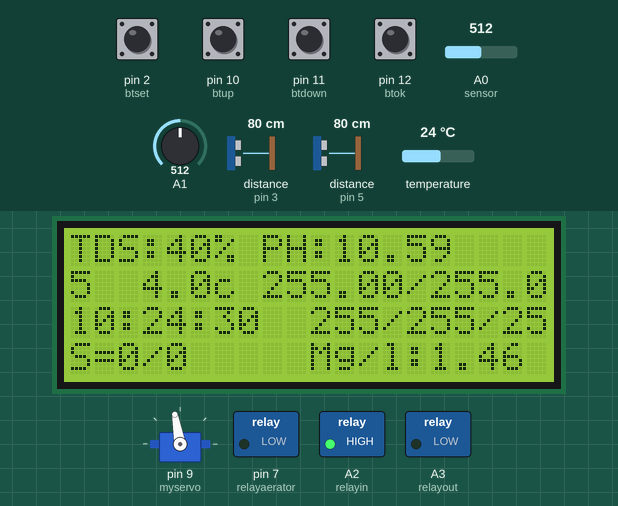
Recording of a sketch running on a simulated Arduino Uno, built with avr-gcc and run on an emulated ATmega328P. Shown: 20×4 character LCD, servo, switched loads named in the sketch (green lamp = pin HIGH). Wiring (inferred from the names in the program): 2 × ultrasonic range finder: trigger pin 4, echo pin 3 / trigger pin 6, echo pin 5. The inputs (shaded band) are chosen by the test bench; at power-on: pin 2 (btset), pin 10 (btup), pin 11 (btdown), pin 12 (btok) HIGH, distance to the obstacle (sensors on pin 5, pin 3) 80 cm, A0 (sensor) = 512, A1 = 512, temperature 24 °C. The echo pulse lasts 58.3 µs per cm; the local clock reads 2024-03-15 10:24:30 at power-on unless the sketch sets it; EEPROM starts erased; pins used as bus, display or sensor lines are not drawn; what the sketch prints to the serial monitor is not drawn.

Above: at 1.2 s.
1.3 s: pin 2 (btset) pulled LOW for 2.2 s
At 3.4 s:
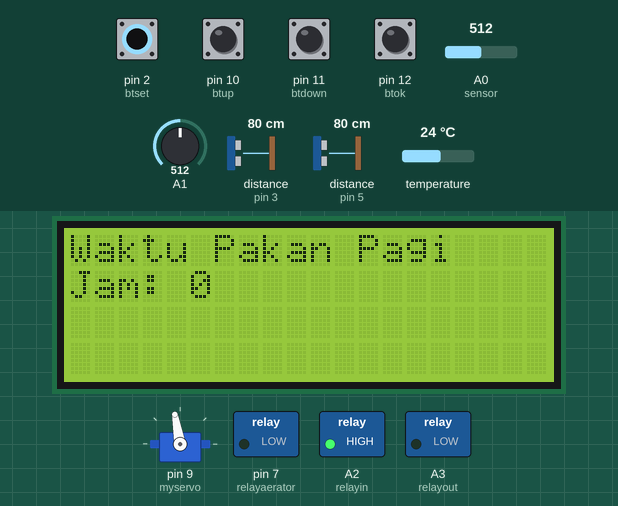
5.0 s: pin 12 (btok) pulled LOW for 2.2 s
At 5.6 s:
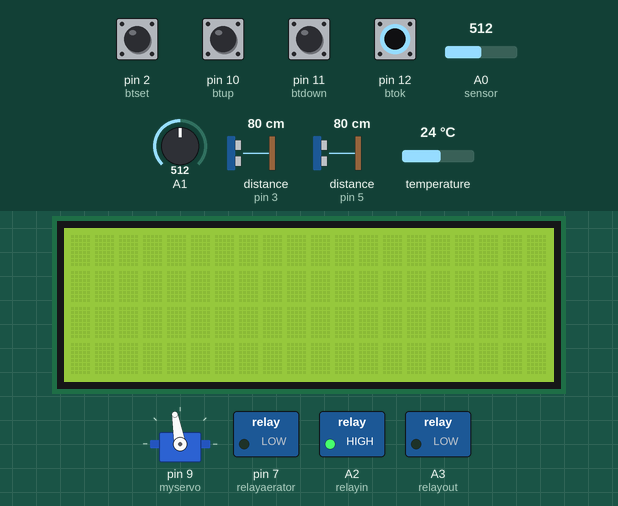
10.6 s: pin 12 (btok) pulled LOW for 2.2 s
At 15.7 s:
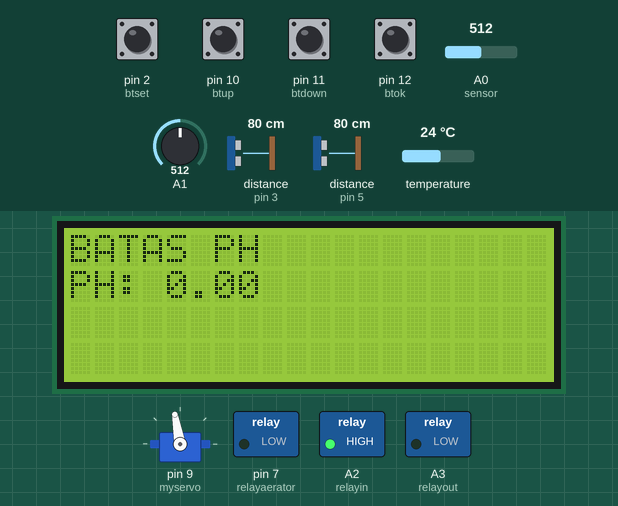
16.2 s: pin 12 (btok) pulled LOW for 2.2 s
At 20.2 s:
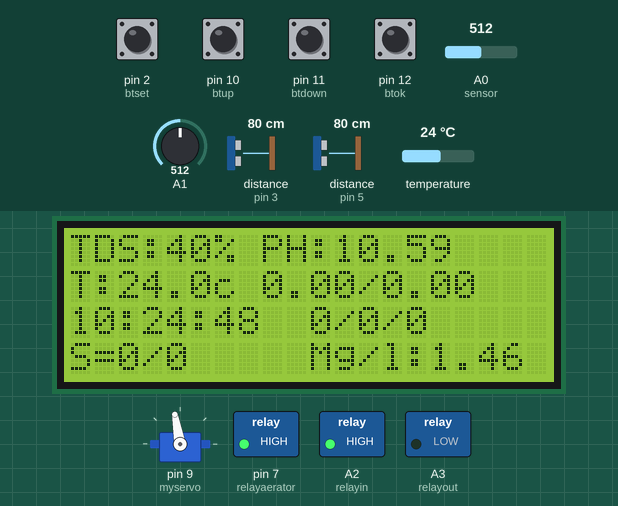
24.2 s: distance to the obstacle (sensor on pin 5) set to 2 cm
At 26.9 s:
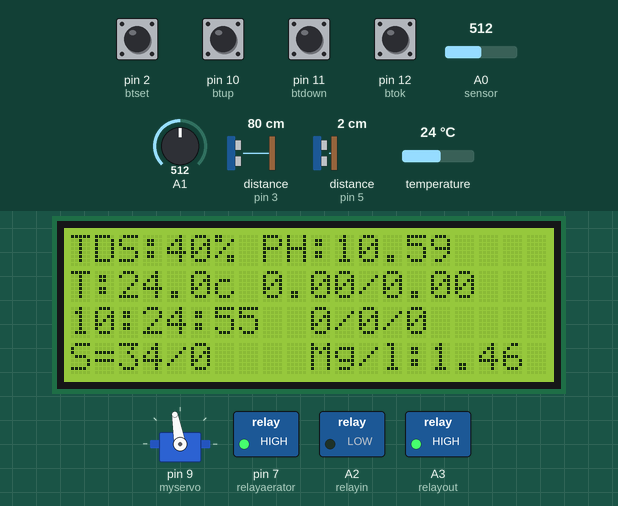
30.0 s: distance to the obstacle (sensor on pin 5) set to 4 cm
At 36.2 s:
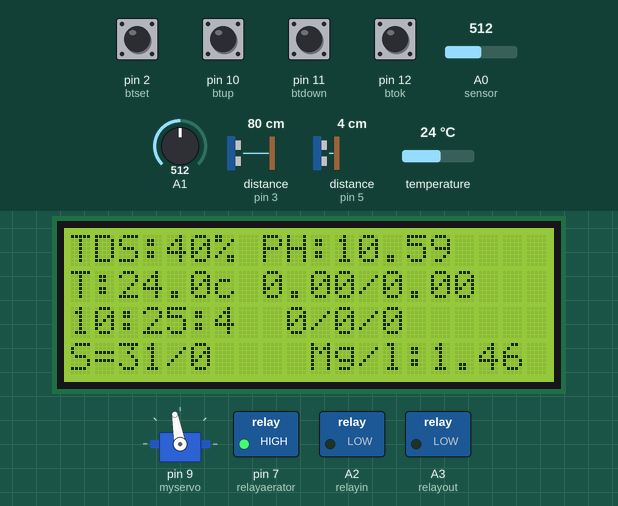
Timing chart, 0 to 36.8 s (numbered marks = the images above; inputs shaded):
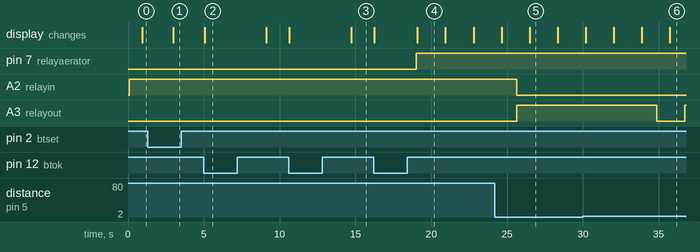

Measured:
- the behaviour switches between 3 and 4 cm on distance to the obstacle (sensor on pin 5) (found by bisection; images 5 and 6)
- after the input at 1.3 s, the display: changes after 1.7 s (image 1)
- after the input at 5.0 s, the display: changes after 0.05 s (image 2)
- after the input at 10.6 s, the display: first changes after 0.05 s (image 3 shows a later state)
- after the input at 16.2 s, pin 7 (relayaerator): LOW → HIGH after 2.8 s; the display: first changes at once (image 4 shows a later state)
- after the input at 24.2 s, A2 (relayin): HIGH → LOW after 1.4 s; A3 (relayout): LOW → HIGH after 1.4 s
- after the input at 30.0 s, A3 (relayout): HIGH → LOW after 4.9 s, → HIGH 1.8 s later

The sketch:

pakan_ikan_otomatis_arduino.ino
```cpp
#include <Wire.h>
#include <OneWire.h>
#include <DallasTemperature.h>
#include <LiquidCrystal_I2C.h>
#include <DS3231.h>
#include <EEPROM.h>
#define ONE_WIRE_BUS 8
#include <Servo.h>

#define trigPin1 6
#define echoPin1 5
#define trigPin2 4
#define echoPin2 3

OneWire oneWire(ONE_WIRE_BUS);
DallasTemperature sensors(&oneWire);

LiquidCrystal_I2C lcd(0x27,20,4);
DS3231  rtc(SDA, SCL);
Servo myservo;

int addr1 = 0;
int addr2 = 1;
int addr3 = 2;
int addr4 = 3;
int addr5 = 4;

Time  t;
int jampagi,jamsiang,jamsore;
float TempC;
float pHValue;
int tds;
int adctds;
int adcPH;
int TempCx;
int pHValuex;
int ntux;
float ntufix;
long duration1, distance1;
long duration2, distance2;
int btset = 2;
int btup = 10;
int btdown = 11;
int btok = 12;
int btsetx;
int btupx;
int btdownx;
int btokx;
float batasamo;
float batasph;
float amoniak;
int relayout = A3;
int relayin = A2;
int relayaerator = 7;
int tanda = 0;
int kolam;
int tinggipakan;


void setup(){

jampagi = EEPROM.read(addr1);
jamsiang = EEPROM.read(addr2);
jamsore = EEPROM.read(addr3);
batasamo = EEPROM.read(addr4);
batasph = EEPROM.read(addr5);

pinMode(relayout,OUTPUT);
pinMode(relayin,OUTPUT);
pinMode(relayaerator,OUTPUT);
digitalWrite(relayout,LOW);
digitalWrite(relayin,LOW);
digitalWrite(relayaerator,LOW);

pinMode(btset,INPUT_PULLUP);
pinMode(btup,INPUT_PULLUP);
pinMode(btdown,INPUT_PULLUP);
pinMode(btok,INPUT_PULLUP);

pinMode(trigPin1, OUTPUT);
pinMode(echoPin1, INPUT);
pinMode(trigPin2, OUTPUT);
pinMode(echoPin2, INPUT);

Wire.begin();
sensors.begin();
Serial.begin(9600);
lcd.begin();
lcd.clear();

rtc.begin();
//rtc.setDOW(WEDNESDAY);     // Set Day-of-Week to SUNDAmy
//rtc.setTime(13, 15, 0);     // Set the time to 12:00:00 (24hr format)
//rtc.setDate(1, 1, 2014);   // Set the date to January 1st, 2014

myservo.attach(9);
myservo.write(100);
}

void loop(){

btsetx = digitalRead(btset);
btupx = digitalRead(btup);
btdownx = digitalRead(btdown);
btokx = digitalRead(btok);

if(btsetx == 0){
delay(1000);
lcd.clear();
setjampagi();
setjamsiang();
setjamsore();
setbatasamo();
setbatasph();
}

 t = rtc.getTime();

  //ketinggian air kolam
  digitalWrite(trigPin1, LOW);  // Added this line
  delayMicroseconds(2); // Added this line
  digitalWrite(trigPin1, HIGH);
  delayMicroseconds(10); // Added this line
  digitalWrite(trigPin1, LOW);
  duration1 = pulseIn(echoPin1, HIGH);
  distance1 = (duration1/2) / 29.1;

  //ketinggian pakan ikan
  digitalWrite(trigPin2, LOW);  // Added this line
  delayMicroseconds(2); // Added this line
  digitalWrite(trigPin2, HIGH);
  delayMicroseconds(10); // Added this line
  digitalWrite(trigPin2, LOW);
  duration2 = pulseIn(echoPin2, HIGH);
  distance2 = (duration2/2) / 29.1;

  if(distance1 > 35){
    distance1 = 35;
  }

  if(distance2 > 30){
    distance2 = 30;
  }

  kolam = 35 - distance1;
  tinggipakan = map(distance2, 5,30,100,0);

if((kolam >= 29)&&(kolam <= 31)){
  digitalWrite(relayin,LOW);
  digitalWrite(relayout,LOW);
  }

if(kolam < 29){
  digitalWrite(relayin,HIGH);
  digitalWrite(relayout,LOW);
  }

if(kolam > 31){
  digitalWrite(relayin,LOW);
  digitalWrite(relayout,HIGH);
  }

 adcPH = analogRead(A0); //menggunakan pin A0 untuk membaca output sensor pH
 pHValue = (adcPH - 906.84) / -37.283;

 adctds = analogRead(A1);
 tds = map(adctds, 855, 1, 0, 100);

 pHValuex = pHValue * 100.0;

  sensors.requestTemperatures();
  TempC = sensors.getTempCByIndex(0); // Celcius
  TempCx =  TempC * 100.0;

if(pHValue < 6.5){
  amoniak = (pHValue / TempC) * 0.202;
}

if(pHValue == 7.0){
  amoniak = (pHValue / TempC) * 1.131;
}

if(pHValue > 7.0){
  amoniak = (pHValue / TempC) * 3.306;
}


if(amoniak > batasamo){
  digitalWrite(relayaerator,HIGH);
  }

if(amoniak <= batasamo){
  digitalWrite(relayaerator,LOW);
  }


if((t.hour == jampagi)&&(jampagi > 0)&&(tanda == 0)){
  myservo.write(150);
  delay(5000);
  myservo.write(100);
  tanda = 1;
}

if((t.hour == jamsiang)&&(jamsiang > 0)&&(tanda == 1)){
  myservo.write(150);
  delay(5000);
  myservo.write(100);
  tanda = 2;
}

if((t.hour == jamsore)&&(jamsore > 0)&&(tanda == 2)){
  myservo.write(150);
  delay(5000);
  myservo.write(100);
  tanda = 0;
}


  lcd.setCursor(0,0);
  lcd.print("TDS:");
  lcd.print(tds);
  lcd.print("% ");

  lcd.print("PH:");
  lcd.print(pHValue);
  lcd.print("  ");

  lcd.setCursor(0,1);
  lcd.print("T:");
  lcd.print(TempC,1);
  lcd.print("c ");

  lcd.print(batasamo);
  lcd.print("/");
  lcd.print(batasph);
  lcd.print(" ");

  lcd.setCursor(0,2);
  lcd.print(t.hour, DEC);
  lcd.print(":");
  lcd.print(t.min, DEC);
  lcd.print(":");
  lcd.print(t.sec, DEC);
  lcd.print("  ");
  lcd.print(jampagi);
  lcd.print("/");
  lcd.print(jamsiang);
  lcd.print("/");
  lcd.print(jamsore);
  lcd.print("  ");

  lcd.setCursor(0,3);
  lcd.print("S=");
  lcd.print(kolam);
  lcd.print("/");
  lcd.print(tinggipakan);
  lcd.print("  ");

  lcd.setCursor(10,3);
  lcd.print("Mg/l:");
  lcd.print(amoniak);
  lcd.print(" ");

  Serial.print("*");
  Serial.print(pHValue * 100.0);
  Serial.print(",");
  Serial.print(tds);
  Serial.print(",");
  Serial.print(amoniak * 100.0);
  Serial.print(",");
  Serial.print(TempC * 100.0);
  Serial.println("#");

  delay(1000);
}


void setjampagi(){

btsetx = digitalRead(btset);
btupx = digitalRead(btup);
btdownx = digitalRead(btdown);
btokx = digitalRead(btok);

  lcd.setCursor(0,0);
  lcd.print("Waktu Pakan Pagi");
  lcd.setCursor(0,1);
  lcd.print("Jam: ");
  lcd.print(jampagi);
  lcd.print("   ");

if(btupx == 0){
  delay(200);
  jampagi++;
}

if(btdownx == 0){
  delay(200);
  jampagi--;
}

if(jampagi > 23){
jampagi = 0;
}

if(btokx == 0){
  lcd.clear();
  delay(2000);
  EEPROM.write(addr1, jampagi);
  return;
}

setjampagi();
}


void setjamsiang(){

btsetx = digitalRead(btset);
btupx = digitalRead(btup);
btdownx = digitalRead(btdown);
btokx = digitalRead(btok);

  lcd.setCursor(0,0);
  lcd.print("Waktu Pakan Siang  ");
  lcd.setCursor(0,1);
  lcd.print("Jam: ");
  lcd.print(jamsiang);
  lcd.print("   ");

if(btupx == 0){
  delay(200);
  jamsiang++;
}

if(btdownx == 0){
  delay(200);
  jamsiang--;
}

if(jamsiang > 23){
jamsiang = 0;
}

if(btokx == 0){
  lcd.clear();
  delay(2000);
  EEPROM.write(addr2, jamsiang);
  return;
}

setjamsiang();
}


void setjamsore(){

btsetx = digitalRead(btset);
btupx = digitalRead(btup);
btdownx = digitalRead(btdown);
btokx = digitalRead(btok);

  lcd.setCursor(0,0);
  lcd.print("Waktu Pakan Sore  ");
  lcd.setCursor(0,1);
  lcd.print("Jam: ");
  lcd.print(jamsore);
  lcd.print("   ");

if(btupx == 0){
  delay(200);
  jamsore++;
}

if(btdownx == 0){
  delay(200);
  jamsore--;
}

if(jamsore > 23){
jamsore = 0;
}

if(btokx == 0){
  lcd.clear();
  delay(2000);
  EEPROM.write(addr3, jamsore);
  return;
}

setjamsore();
}


void setbatasamo(){

btsetx = digitalRead(btset);
btupx = digitalRead(btup);
btdownx = digitalRead(btdown);
btokx = digitalRead(btok);

  lcd.setCursor(0,0);
  lcd.print("BATAS AMONIAK  ");
  lcd.setCursor(0,1);
  lcd.print("mg/l: ");
  lcd.print(batasamo);
  lcd.print("   ");

if(btupx == 0){
  delay(200);
  batasamo = batasamo + 0.1;
}

if(btdownx == 0){
  delay(200);
  batasamo = batasamo - 0.1;
}

if(batasamo > 100.0){
batasamo = 0;
}

if(btokx == 0){
  lcd.clear();
  delay(2000);
  EEPROM.write(addr4, batasamo);
  return;
}

setbatasamo();
}


void setbatasph(){

btsetx = digitalRead(btset);
btupx = digitalRead(btup);
btdownx = digitalRead(btdown);
btokx = digitalRead(btok);

  lcd.setCursor(0,0);
  lcd.print("BATAS PH  ");
  lcd.setCursor(0,1);
  lcd.print("PH: ");
  lcd.print(batasph);
  lcd.print("   ");

if(btupx == 0){
  delay(200);
  batasph = batasph + 0.1;
}

if(btdownx == 0){
  delay(200);
  batasph = batasph - 0.1;
}

if(batasph > 100.0){
batasph = 0;
}

if(btokx == 0){
  lcd.clear();
  delay(2000);
  EEPROM.write(addr5, batasph);
  return;
}

setbatasph();
}
```
